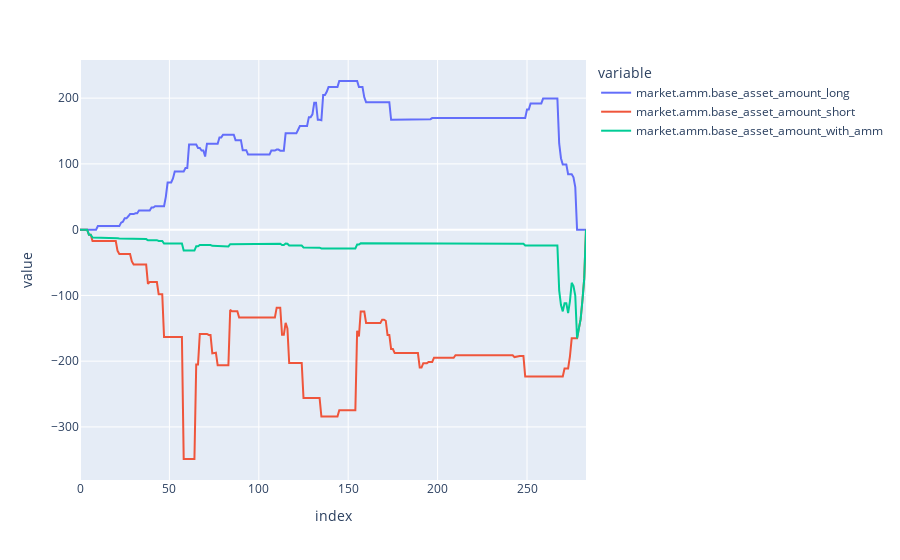

Write notebook code for a chart like this one.
### Code cell
market[[
    # "market.amm.peg_multiplier"
    'market.amm.base_asset_amount_long',
    'market.amm.base_asset_amount_short',
    'market.amm.base_asset_amount_with_amm',
]].plot()

### Figure 1 — Plotly figure (JSON) as saved in the notebook; plotly's stock layout.template omitted (floating-point values rounded to 4 significant figures; data arrays with more than 128 entries replaced by an {"elided": "..."} marker saying what was removed)
{"data": [{"hovertemplate": "variable=market.amm.base_asset_amount_long<br>index=%{x}<br>value=%{y}<extra></extra>", "legendgroup": "market.amm.base_asset_amount_long", "line": {"color": "#636efa", "dash": "solid"}, "marker": {"symbol": "circle"}, "mode": "lines", "name": "market.amm.base_asset_amount_long", "orientation": "v", "showlegend": true, "type": "scatter", "x": {"elided": "284 int values"}, "xaxis": "x", "y": {"elided": "284 float values"}, "yaxis": "y"}, {"hovertemplate": "variable=market.amm.base_asset_amount_short<br>index=%{x}<br>value=%{y}<extra></extra>", "legendgroup": "market.amm.base_asset_amount_short", "line": {"color": "#EF553B", "dash": "solid"}, "marker": {"symbol": "circle"}, "mode": "lines", "name": "market.amm.base_asset_amount_short", "orientation": "v", "showlegend": true, "type": "scatter", "x": {"elided": "284 int values"}, "xaxis": "x", "y": {"elided": "284 float values"}, "yaxis": "y"}, {"hovertemplate": "variable=market.amm.base_asset_amount_with_amm<br>index=%{x}<br>value=%{y}<extra></extra>", "legendgroup": "market.amm.base_asset_amount_with_amm", "line": {"color": "#00cc96", "dash": "solid"}, "marker": {"symbol": "circle"}, "mode": "lines", "name": "market.amm.base_asset_amount_with_amm", "orientation": "v", "showlegend": true, "type": "scatter", "x": {"elided": "284 int values"}, "xaxis": "x", "y": {"elided": "284 float values"}, "yaxis": "y"}], "layout": {"legend": {"title": {"text": "variable"}, "tracegroupgap": 0}, "margin": {"t": 60}, "xaxis": {"anchor": "y", "domain": [0, 1], "title": {"text": "index"}}, "yaxis": {"anchor": "x", "domain": [0, 1], "title": {"text": "value"}}}}
